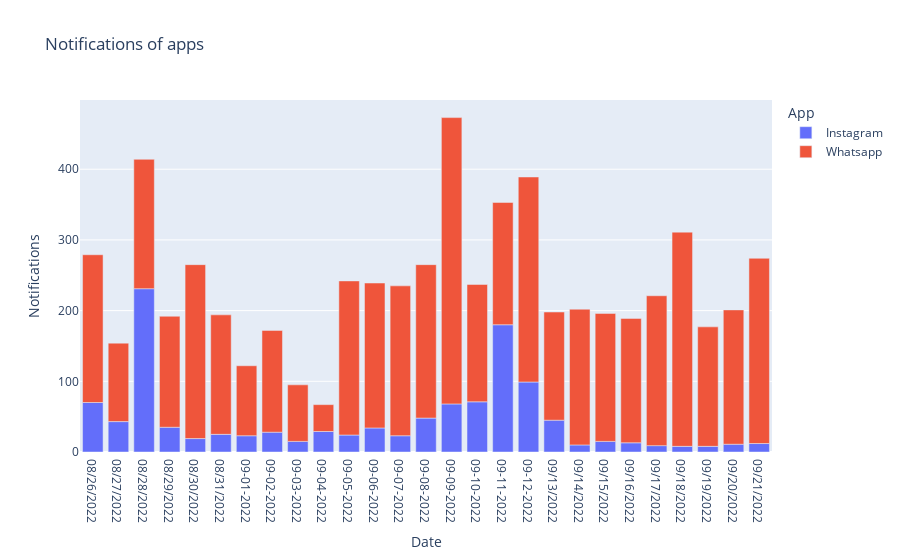

The notebook cell this image was saved under:
### Markdown cell above
# Look at the notifications of the app

### Code cell
figure = px.bar(data_frame=data,x="Date",y="Notifications",color="App",title="Notifications of apps")
figure.show()

### Figure 1 — Plotly figure (JSON) as saved in the notebook; plotly's stock layout.template omitted (floating-point values rounded to 4 significant figures)
{"data": [{"alignmentgroup": "True", "hovertemplate": "App=Instagram<br>Date=%{x}<br>Notifications=%{y}<extra></extra>", "legendgroup": "Instagram", "marker": {"color": "#636efa", "pattern": {"shape": ""}}, "name": "Instagram", "offsetgroup": "Instagram", "orientation": "v", "showlegend": true, "textposition": "auto", "type": "bar", "x": ["08/26/2022", "08/27/2022", "08/28/2022", "08/29/2022", "08/30/2022", "08/31/2022", "09-01-2022", "09-02-2022", "09-03-2022", "09-04-2022", "09-05-2022", "09-06-2022", "09-07-2022", "09-08-2022", "09-09-2022", "09-10-2022", "09-11-2022", "09-12-2022", "09/13/2022", "09/14/2022", "09/15/2022", "09/16/2022", "09/17/2022", "09/18/2022", "09/19/2022", "09/20/2022", "09/21/2022"], "xaxis": "x", "y": [70, 43, 231, 35, 19, 25, 23, 28, 15, 29, 24, 34, 23, 48, 68, 71, 180, 99, 45, 10, 15, 13, 9, 8, 8, 11, 12], "yaxis": "y"}, {"alignmentgroup": "True", "hovertemplate": "App=Whatsapp<br>Date=%{x}<br>Notifications=%{y}<extra></extra>", "legendgroup": "Whatsapp", "marker": {"color": "#EF553B", "pattern": {"shape": ""}}, "name": "Whatsapp", "offsetgroup": "Whatsapp", "orientation": "v", "showlegend": true, "textposition": "auto", "type": "bar", "x": ["08/26/2022", "08/27/2022", "08/28/2022", "08/29/2022", "08/30/2022", "08/31/2022", "09-01-2022", "09-02-2022", "09-03-2022", "09-04-2022", "09-05-2022", "09-06-2022", "09-07-2022", "09-08-2022", "09-09-2022", "09-10-2022", "09-11-2022", "09-12-2022", "09/13/2022", "09/14/2022", "09/15/2022", "09/16/2022", "09/17/2022", "09/18/2022", "09/19/2022", "09/20/2022", "09/21/2022"], "xaxis": "x", "y": [209, 111, 183, 157, 246, 169, 99, 144, 80, 38, 218, 205, 212, 217, 405, 166, 173, 290, 153, 192, 181, 176, 212, 303, 169, 190, 262], "yaxis": "y"}], "layout": {"barmode": "relative", "legend": {"title": {"text": "App"}, "tracegroupgap": 0}, "title": {"text": "Notifications of apps"}, "xaxis": {"anchor": "y", "domain": [0, 1], "title": {"text": "Date"}}, "yaxis": {"anchor": "x", "domain": [0, 1], "title": {"text": "Notifications"}}}}
